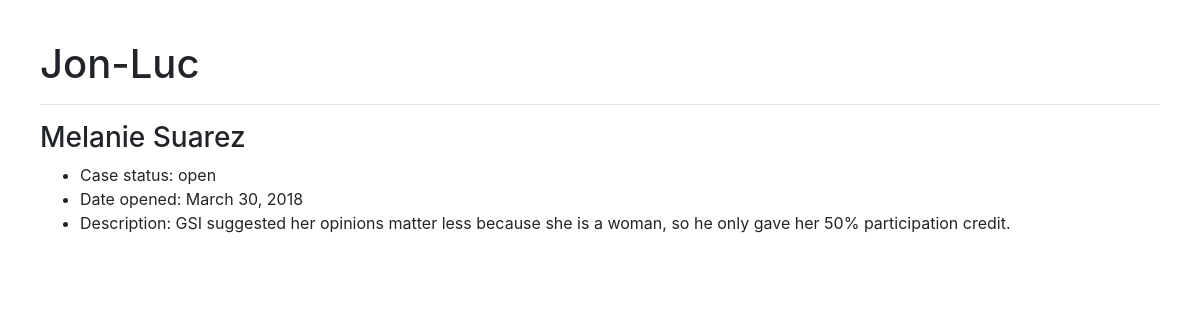
The app's page /jon-luc/ (signed in) with its own data.
### cases/models.py (models this page shows, shortened)
class Person(models.Model):
    division = models.CharField(
        max_length=3,
        choices=DIVISION_CHOICES,
        default=ACADEMIC,
    )
    name = models.CharField(max_length=30)
    slug = models.SlugField(max_length=30, default="")
    class Meta:
        verbose_name='Caseworker'

class Case(models.Model):
    client_name = models.CharField(max_length=30)
    client_email = models.EmailField(default="")
    client_phone = PhoneNumberField(default="")
    client_SID = models.CharField(max_length=10, default="")
    incident_description = models.TextField(default="")
    open_date = models.DateField('date case was opened', auto_now_add=True)
    close_date = models.DateField('date case was closed', default=None, blank=True, null=True)
    caseworker = models.ForeignKey(
        Person, on_delete=models.CASCADE, default=None, blank=True, null=True)
    division = models.CharField(
        max_length=3, choices=DIVISION_CHOICES, default=ACADEMIC)
    isOpen = models.BooleanField('case open?', default=True)

### cases/views.py (the view)
# urls.py: path('<str:slug>/', views.PersonDetailView.as_view(), name='detail'),
class PersonDetailView(LoginRequiredMixin, generic.DetailView):
    login_url = 'login/'
    model = Person
    template_name = 'cases/persondetail.html'

### cases/templates/cases/persondetail.html (shortened to what this page needs)
{% load bootstrap4 %}
{% bootstrap_css %}
{% load static %}
<link rel="stylesheet" type="text/css" href="{% static 'cases/style.css' %}" />
<head><title>{{ person.name }}</title></head>
<h1>{{ person.name }}</h1>
{% for case in person.case_set.all %}
	<hr>
	<h3>{{case.client_name}}</h3>
	<ul>
		<li>Case status: {{ case.isOpen|yesno:"open,closed" }}</li>
		<li>Date opened: {{ case.open_date }}</li>
		<li>Description: {{ case.incident_description }}</li>
	</ul>
{% endfor %}

### records on screen
Person: name "Jon-Luc"
Case: client_name "Melanie Suarez", isOpen "open", open_date "March 30, 2018", incident_description "GSI suggested her opinions matter less because she is a woman, so he only gave her 50% participation credit."
